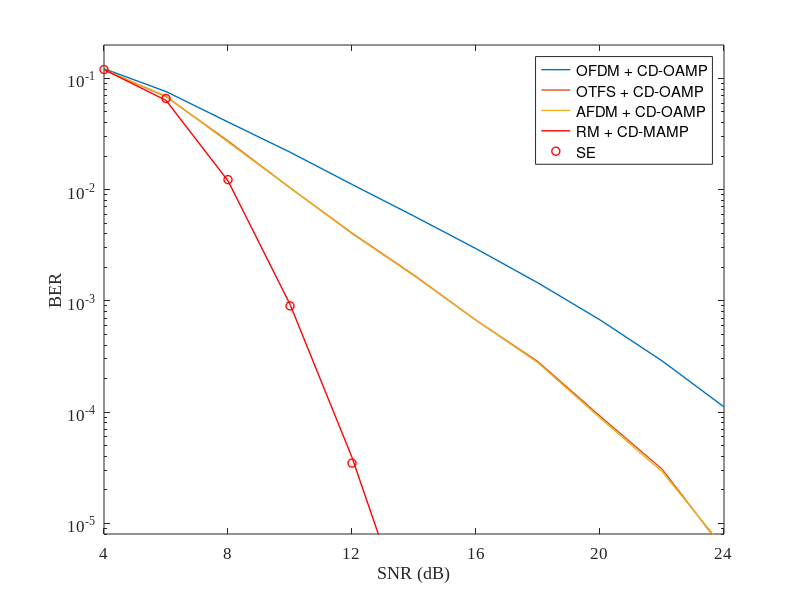
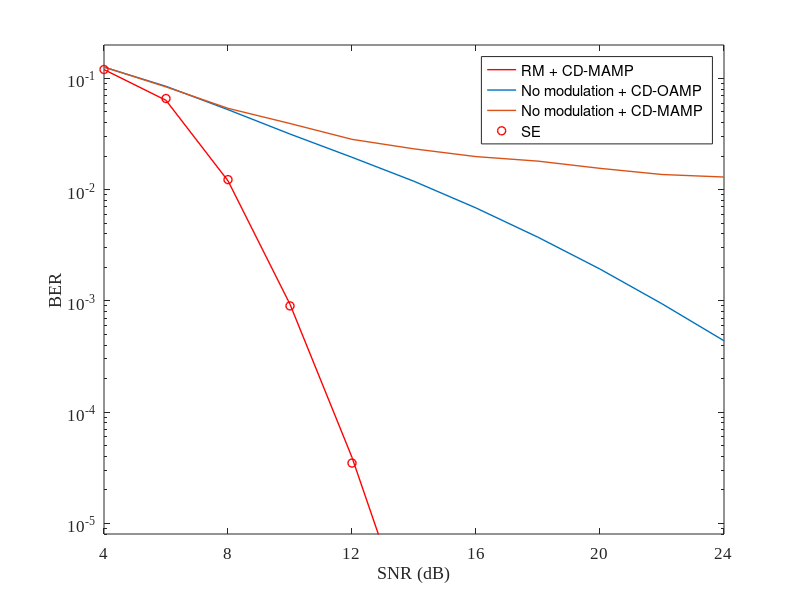

Write the MATLAB code that produced these figures, in order.
load("data_original.mat")

figure(1)
semilogy(SNR_dB, BER_ofdm, '-', 'LineWidth', 1);
set(gca, 'FontName', 'Times New Roman', 'FontSize', 12);
hold on
semilogy(SNR_dB, BER_otfs, '-', 'LineWidth', 1);
semilogy(SNR_dB, BER_afdm, '-', 'LineWidth', 1);
semilogy(SNR_dB, BER_rm, 'r-', 'LineWidth', 1);
semilogy(SNR_dB, BER_se, 'ro', 'LineWidth', 1);
ylim([8e-6, 0.2])
xlim([4, 24])
xticks(4:4:24)
legend('OFDM + CD-OAMP', 'OTFS + CD-OAMP', 'AFDM + CD-OAMP', 'RM + CD-MAMP', 'SE');
xlabel('SNR (dB)');
ylabel('BER');

figure(2)
semilogy(SNR_dB, BER_rm, 'r-', 'LineWidth', 1);
set(gca, 'FontName', 'Times New Roman', 'FontSize', 12);
hold on;
semilogy(SNR_dB, BER_none, '-', 'LineWidth', 1);
semilogy(SNR_dB, BER_none_m, '-', 'LineWidth', 1);
semilogy(SNR_dB, BER_se, 'ro', 'LineWidth', 1);
ylim([8e-6, 0.2])
xlim([4, 24])
xticks(4:4:24)
legend('RM + CD-MAMP', 'No modulation + CD-OAMP', 'No modulation + CD-MAMP', 'SE');
xlabel('SNR (dB)');
ylabel('BER');

